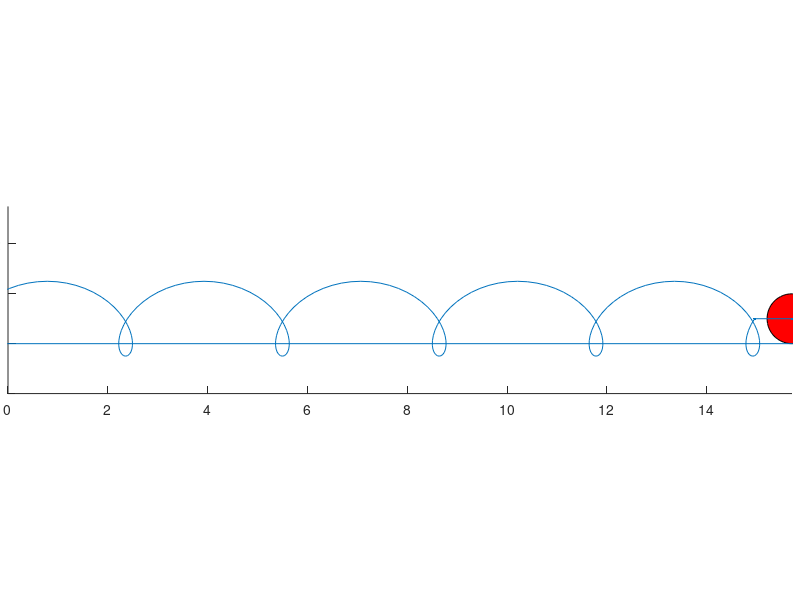

This figure's MATLAB source:
function cycloid
len=0.75; %length of line connected to centre of rolling circle
r=0.5;    %radius of rolling circle
%if len=r then it becomes cycloid
n=0;
roughx=[];
roughy=[];
dtheta=pi/20;
t=linspace(0,2*pi,50);

[x,y]=pol2cart(t,r);
h1=patch(x,y,'r');%draw the circle

xl=[-len 0];yl=[0 0];%coordinates of line
h2=line(0,0);%draw line connected to centre of rolling circle

axis equal
axis([0 5*pi -1 1.5+(r+len)]);
set(gca,'position',[0.01 0.01 0.98 0.98])
set(gcf,'position',[10 40 1200 500])

line([-2 17],[0 0])%base line

upto=2*5*pi+dtheta;
while n<upto && ishandle(h2)
    set(h1,'xdata',x+n*r,'ydata',y-min(y));%move circle forward by
    
    [x3,y3]=transform2d(xl,yl,n*r,r,-n,0,0);%rotate and translate line
    set(h2,'xdata',x3,'ydata',y3);
    line([roughx x3(1)],[roughy y3(1)])
    roughx=x3(1);
    roughy=y3(1);
    pause(0.025)
    n=n+dtheta;
end

function [xd,yd]=transform2d(x,y,tx,ty,phi,xr,yr)
%2d transform without scaling
%[xd,yd]=transform2d(x,y,tx,ty,phi,xr,yr)
xd=x.*cos(phi)-y.*sin(phi)+xr.*(1-cos(phi))+yr.*sin(phi)+tx;
yd=x.*sin(phi)+y.*cos(phi)+yr.*(1-cos(phi))-xr.*sin(phi)+ty;
